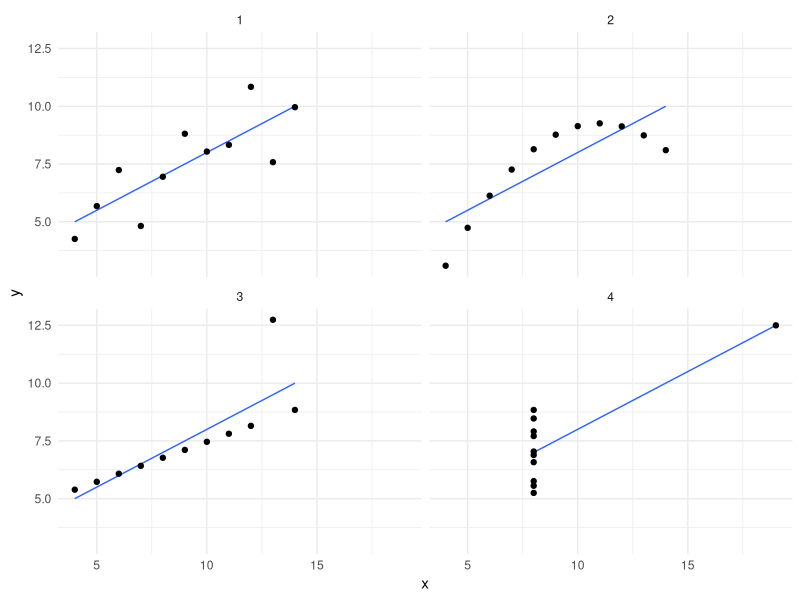

The R script that drew this image: (Note: this script raises an error after producing the figure.)
## ---- chunk 1
library(tidyverse)
theme_set(theme_minimal())

anscombe_long <- anscombe %>%
    mutate(n_obs = 1:n()) %>%
    gather(key, value, -n_obs) %>%
    separate(key, c("var", "dataset"), 1) %>%
    spread(var, value)

ggplot(anscombe_long, aes(x, y)) +
    geom_smooth(method = "lm", se = FALSE, size = 0.5) +
    geom_point() +
    facet_wrap(~dataset)

## ---- chunk 2
if(knitr::opts_knit$get("rmarkdown.pandoc.to") == 'html') {
  knitr::include_graphics("images/datasaurus.gif")
} else {
  knitr::include_graphics("images/datasaurus.png")
}
## ---- chunk 3
knitr::include_graphics('images/tufte_cancer.jpg')
## ---- chunk 4
knitr::include_graphics('images/nyt.png')
## ---- chunk 5
knitr::include_graphics('images/barras_moire.jpg')
## ---- chunk 6
knitr::include_graphics('images/france_plot.jpg')
## ---- chunk 7
ggplot(airquality, aes(x=Solar.R, y=Ozone)) + geom_point() +
    geom_smooth(method = "loess", span = 1)
## ---- chunk 8
airquality$Wind_cat <- cut(airquality$Wind,
            breaks = quantile(airquality$Wind, c(0, 1/3, 2/3, 1)),
            include.lowest = TRUE)
ggplot(airquality, aes(x=Solar.R, y=Ozone)) + geom_point() +
    facet_wrap(~Wind_cat) +
    geom_smooth(method = "loess", span = 0.8, se = FALSE,
                method.args = list(degree = 1, family="symmetric"))
## ---- chunk 9
knitr::include_graphics('images/tinta_datos.jpg')
## ---- chunk 10
knitr::include_graphics('images/tabla_tinta_datos.jpg')
## ---- chunk 11
knitr::include_graphics('images/tabla_2_tinta_datos.jpg')
## ---- chunk 12
knitr::include_graphics('images/ejemplo_enigh.png')
## ---- chunk 13
knitr::include_graphics('images/ejemplo_csi.png')
## ---- chunk 14
knitr::include_graphics('images/cleveland_tasks.png')
## ---- chunk 15
knitr::include_graphics('images/heer-bostock_results.png')
## ---- chunk 16
knitr::include_graphics('images/minard.png')
